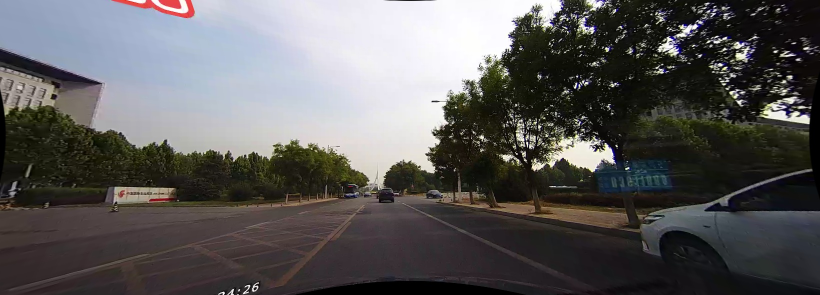
#> input picture Lane Detection and Vehicle Detection/00000.jpg, 1640 x 590 px (shown at 1/2 size)
$ python LaneAndVehicleDetection.py
#> lines starting #> are read from the running program, lines starting #| are printed output that depends on the picture; after the words box and inside, x2 and y2 are one past the last pixel; in counts of white or black regions, pixels touching at a corner belong together
import time
import numpy as np
import cv2
from moviepy.editor import VideoFileClip
from networkx.drawing.tests.test_pylab import plt


class LaneDetectionClass:

    def hls2rgb(self, img):
        return cv2.cvtColor(img, cv2.COLOR_HLS2RGB)

    def rgb2bgr(self, img):
        return cv2.cvtColor(img, cv2.COLOR_RGB2BGR)

    def bgr2rgb(self, img):
        return cv2.cvtColor(img, cv2.COLOR_BGR2RGB)

    def rgb2hls(self, img):
        return cv2.cvtColor(img, cv2.COLOR_RGB2HLS)

    def grayscale(self, img):
        return cv2.cvtColor(img, cv2.COLOR_RGB2GRAY)

    def compute_white_yellow(self, hls_img):
        img_hls_yellow_bin = np.zeros_like(hls_img[:, :, 0])
        img_hls_yellow_bin[((hls_img[:, :, 0] >= 15) & (hls_img[:, :, 0] <= 35))
                           & ((hls_img[:, :, 1] >= 30) & (hls_img[:, :, 1] <= 204))
                           & ((hls_img[:, :, 2] >= 115) & (hls_img[:, :, 2] <= 255))
                           ] = 1
        img_hls_white_bin = np.zeros_like(hls_img[:, :, 0])
        img_hls_white_bin[((hls_img[:, :, 0] >= 0) & (hls_img[:, :, 0] <= 255))
                          & ((hls_img[:, :, 1] >= 200) & (hls_img[:, :, 1] <= 255))
                          & ((hls_img[:, :, 2] >= 0) & (hls_img[:, :, 2] <= 255))
                          ] = 1
        img_hls_white_yellow_bin = np.zeros_like(hls_img[:, :, 0])
        img_hls_white_yellow_bin[(img_hls_yellow_bin == 1) | (img_hls_white_bin == 1)] = 1
        return img_hls_white_yellow_bin

    def blur(self, bin_img):
        kernel_size = 11

        return cv2.GaussianBlur(bin_img, (kernel_size, kernel_size), 0)

    def onlyLanes(self, input_img):
        rows, cols = input_img.shape[:2]
        bottom_left = [cols * 0.1, rows * 0.95]
        top_left = [cols * 0.4, rows * 0.55]
        bottom_right = [cols * 0.9, rows * 0.95]
        top_right = [cols * 0.6, rows * 0.55]
        vertices = np.array([[bottom_left, top_left, top_right, bottom_right]], dtype=np.int32)
        mask = np.zeros_like(input_img)
        cv2.fillPoly(mask, vertices, 255)
        input_img = cv2.bitwise_and(input_img, mask)

        return input_img

    def hough_lines(self, img):
        return cv2.HoughLinesP(img, rho=1, theta=np.pi / 180, threshold=20, minLineLength=50, maxLineGap=100)

    def draw_lines(self, image, lines):

        if not lines is None:

            for line in lines:

                for x1, y1, x2, y2 in line:
                    cv2.line(image, (x1, y1), (x2, y2), color=(255, 0, 0), thickness=2)
                    # [7 lines of commented-out code are left out]
        return image

    # [6 lines left out: function detect_cars, not called in this run]

    def process(self, image):
        image = self.bgr2rgb(image)
        img_hls = self.rgb2hls(np.uint8(image))
        white_yellow = self.compute_white_yellow(img_hls)
        regions = self.onlyLanes(white_yellow)
        blurred = self.blur(regions)
        lines = self.hough_lines(blurred)
        temp = self.draw_lines(image, lines)
        # [23 lines of commented-out code are left out]
        return temp


# [29 lines left out: function process_video, not called in this run]


if __name__ == '__main__':
    start = time.time()
    #cnt = process_video('C')
    # stop the timer
    end = time.time()
    lc = LaneDetectionClass()
    # Print the time take
    img = lc.process(cv2.imread("00000.jpg"))
#> in rgb2hls, `return cv2.cvtColor(img, cv2.COLOR_RGB2HLS)`: returned value: shape (590, 1640, 3); mean of channels 0, 1, 2 75.6, 91, 56.1
#> in process, `white_yellow = self.compute_white_yellow(img_hls)`:
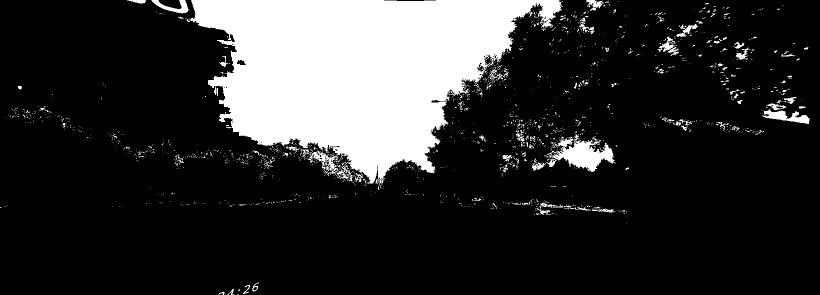
#> white_yellow: shape (590, 1640) (shown at 1/2 size); values 0 (black) and 1 (white), 18.6% white; 1731 white regions (1623 under 20 px), largest, box (x1, y1, x2, y2) and area: (373, 0, 1124, 377) 159591, (1093, 268, 1231, 344) 4637, (1524, 219, 1619, 248) 1280
#> in onlyLanes, `cv2.fillPoly(mask, vertices, 255)`:
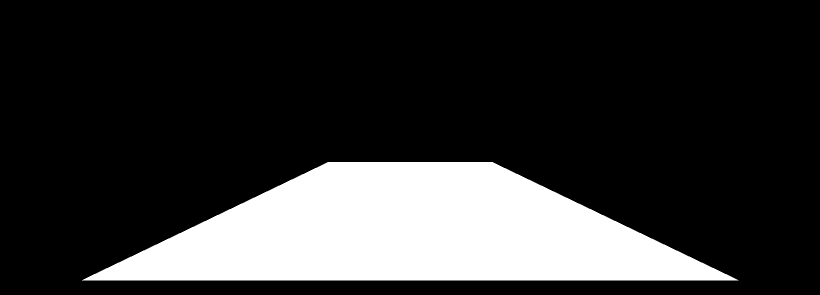
#> mask: shape (590, 1640) (shown at 1/2 size); 20.1% white; 1 white region, box (x1, y1, x2, y2) and area: (164, 324, 1477, 561) 194833
#> in onlyLanes, `input_img = cv2.bitwise_and(input_img, mask)`:
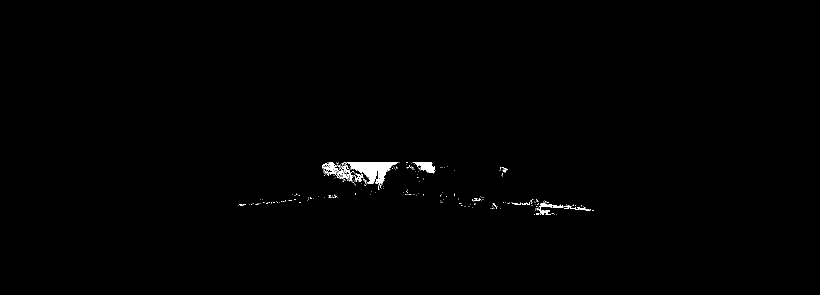
#> input_img: shape (590, 1640) (shown at 1/2 size); values 0 (black) and 1 (white), 0.5% white; 250 white regions (233 under 20 px), largest, box (x1, y1, x2, y2) and area: (694, 324, 797, 377) 2187, (829, 324, 870, 347) 549, (644, 324, 698, 358) 509
#> in blur, `return cv2.GaussianBlur(bin_img, (kernel_size, kernel_size), 0)`:
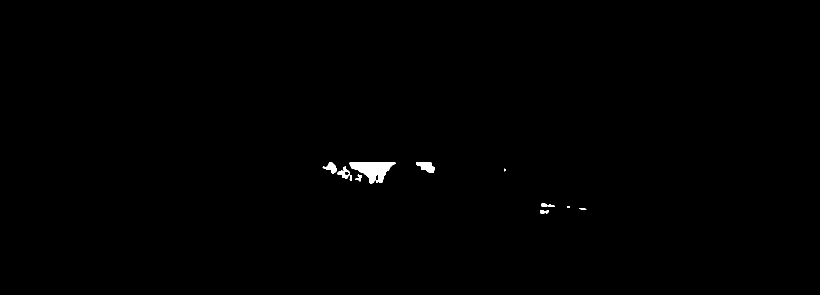
#> returned value: shape (590, 1640) (shown at 1/2 size); values 0 (black) and 1 (white), 0.39% white; 11 white regions (2 under 20 px), largest, box (x1, y1, x2, y2) and area: (698, 324, 791, 367) 2219, (832, 324, 870, 346) 528, (645, 324, 674, 347) 322
#> in process, `lines = self.hough_lines(blurred)`: lines = 42 rows, first 6: [663, 345, 868, 334], [653, 338, 863, 331], [645, 334, 863, 327], [654, 332, 862, 325], [699, 325, 863, 330], [653, 339, 864, 332]
#> the loop in draw_lines, `for line in lines: ` made 42 passes
#> line on passes 1 to 12: [[663, 345, 868, 334]], [[653, 338, 863, 331]], [[645, 334, 863, 327]], [[654, 332, 862, 325]], [[699, 325, 863, 330]], [[653, 339, 864, 332]], [[662, 340, 866, 333]], [[675, 348, 868, 338]], [[647, 336, 863, 329]], [[1085, 407, 1172, 419]], [[661, 324, 861, 324]], [[685, 354, 867, 341]]
#> after the loop in draw_lines, `for line in lines:`:
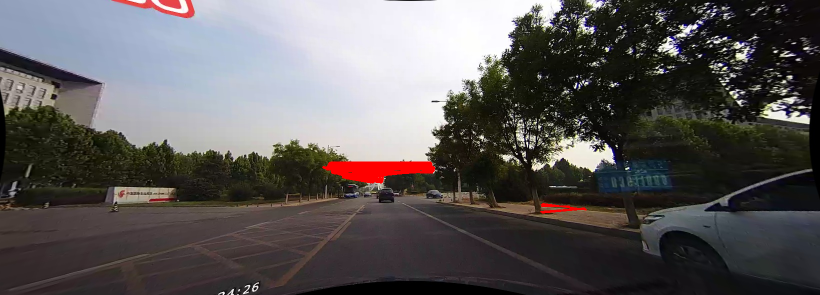
#> image: shape (590, 1640, 3) (shown at 1/2 size); mean R, G, B 92.9, 89.4, 89.3
    cv2.imshow("out", img)
    cv2.waitKey(0)
    #print("Total : " + str((end - start)) + "s for " + str(cnt) + "frames")
